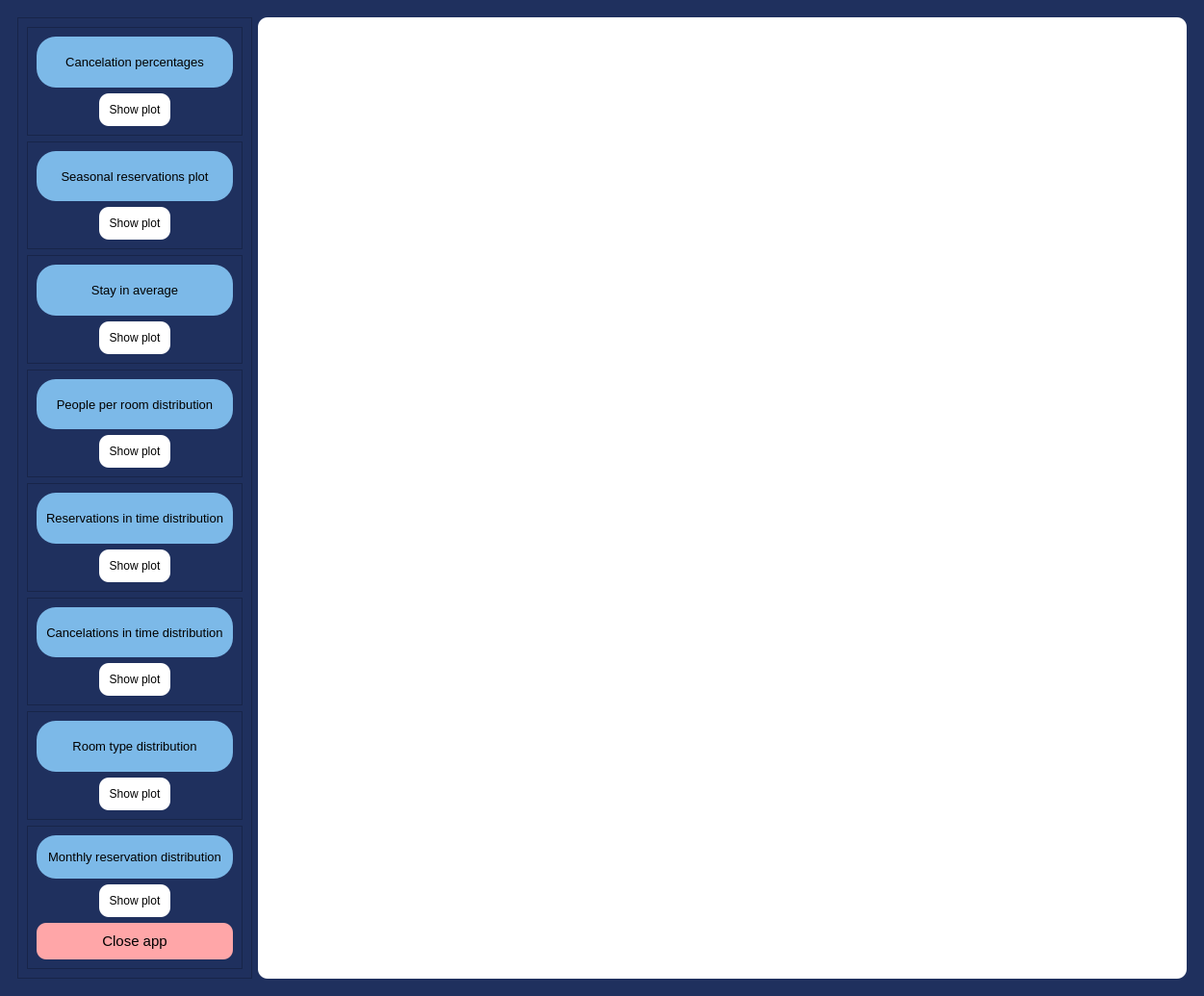
<?xml version="1.0" encoding="UTF-8"?>
<ui version="4.0">
 <class>MainWindow</class>
 <widget class="QMainWindow" name="MainWindow">
  <property name="geometry">
   <rect>
    <x>0</x>
    <y>0</y>
    <width>1251</width>
    <height>1035</height>
   </rect>
  </property>
  <property name="windowTitle">
   <string>MainWindow</string>
  </property>
  <property name="styleSheet">
   <string notr="true">background-color: #1F305E;</string>
  </property>
  <widget class="QWidget" name="centralwidget">
   <layout class="QVBoxLayout" name="verticalLayout_3">
    <item>
     <widget class="QStackedWidget" name="stackedWidget">
      <property name="currentIndex">
       <number>1</number>
      </property>
      <widget class="QWidget" name="pg_1">
       <layout class="QVBoxLayout" name="verticalLayout">
        <item>
         <widget class="QFrame" name="frame">
          <property name="styleSheet">
           <string notr="true">#frame{
	background-color: rgb(0, 0, 0);
}

#continue_btn{
	background-color:rgb(39, 104, 245);
	padding: 10px 20px;
	border-radius: 15px;
	font: 75 16pt &quot;Arial Narrow&quot;;
	font-size: 15px;
	
}

#continue_btn:hover{
	background-color: rgb(125, 133, 204);
	
}
#label{
	
	font: 87 12pt &quot;Arial Black&quot;;
	font-size: 35px;
	color: &quot;white&quot;
}</string>
          </property>
          <property name="frameShape">
           <enum>QFrame::StyledPanel</enum>
          </property>
          <property name="frameShadow">
           <enum>QFrame::Raised</enum>
          </property>
          <layout class="QVBoxLayout" name="verticalLayout_2">
           <item>
            <widget class="QLabel" name="into_label">
             <property name="sizePolicy">
              <sizepolicy hsizetype="Expanding" vsizetype="Expanding">
               <horstretch>0</horstretch>
               <verstretch>0</verstretch>
              </sizepolicy>
             </property>
             <property name="text">
              <string/>
             </property>
             <property name="pixmap">
              <pixmap>../ProjectArxes2023/istockphoto-1407983911-612x612.jpg</pixmap>
             </property>
             <property name="scaledContents">
              <bool>true</bool>
             </property>
            </widget>
           </item>
           <item>
            <widget class="QLabel" name="label">
             <property name="styleSheet">
              <string notr="true">color: rgb(255, 255, 255);
background-color: rgb(0, 0, 0);</string>
             </property>
             <property name="text">
              <string>Welcome to my app.</string>
             </property>
             <property name="alignment">
              <set>Qt::AlignCenter</set>
             </property>
            </widget>
           </item>
           <item>
            <layout class="QHBoxLayout" name="horizontalLayout">
             <property name="sizeConstraint">
              <enum>QLayout::SetMinimumSize</enum>
             </property>
             <item>
              <spacer name="horizontalSpacer">
               <property name="orientation">
                <enum>Qt::Horizontal</enum>
               </property>
               <property name="sizeHint" stdset="0">
                <size>
                 <width>40</width>
                 <height>20</height>
                </size>
               </property>
              </spacer>
             </item>
             <item>
              <widget class="QPushButton" name="continue_btn">
               <property name="text">
                <string>Press to continue.</string>
               </property>
              </widget>
             </item>
             <item>
              <spacer name="horizontalSpacer_2">
               <property name="orientation">
                <enum>Qt::Horizontal</enum>
               </property>
               <property name="sizeHint" stdset="0">
                <size>
                 <width>40</width>
                 <height>20</height>
                </size>
               </property>
              </spacer>
             </item>
            </layout>
           </item>
          </layout>
         </widget>
        </item>
       </layout>
      </widget>
      <widget class="QWidget" name="pg_2">
       <layout class="QHBoxLayout" name="horizontalLayout_9">
        <item>
         <widget class="QFrame" name="side_bar_menu">
          <property name="sizePolicy">
           <sizepolicy hsizetype="Preferred" vsizetype="Preferred">
            <horstretch>0</horstretch>
            <verstretch>0</verstretch>
           </sizepolicy>
          </property>
          <property name="minimumSize">
           <size>
            <width>150</width>
            <height>800</height>
           </size>
          </property>
          <property name="styleSheet">
           <string notr="true">QLabel{
	background-color: #7CB9E8;
	border-radius: 20px;
	padding: 15px 10px;
	font-size: 13px;
	
}

QPushButton{
	background-color: rgb(255, 255, 255);
	padding: 10px 10px;
	border-radius: 10px;
}

QPushButton:hover{
	background-color: #F0E68C;
}</string>
          </property>
          <property name="frameShape">
           <enum>QFrame::StyledPanel</enum>
          </property>
          <property name="frameShadow">
           <enum>QFrame::Raised</enum>
          </property>
          <layout class="QVBoxLayout" name="verticalLayout_25">
           <item>
            <widget class="QFrame" name="frame_7">
             <property name="frameShape">
              <enum>QFrame::StyledPanel</enum>
             </property>
             <property name="frameShadow">
              <enum>QFrame::Raised</enum>
             </property>
             <layout class="QVBoxLayout" name="verticalLayout_13">
              <item>
               <layout class="QVBoxLayout" name="verticalLayout_14">
                <item>
                 <widget class="QLabel" name="canc_label">
                  <property name="sizePolicy">
                   <sizepolicy hsizetype="Preferred" vsizetype="Preferred">
                    <horstretch>0</horstretch>
                    <verstretch>0</verstretch>
                   </sizepolicy>
                  </property>
                  <property name="text">
                   <string>Cancelation percentages</string>
                  </property>
                  <property name="alignment">
                   <set>Qt::AlignCenter</set>
                  </property>
                 </widget>
                </item>
                <item>
                 <layout class="QHBoxLayout" name="horizontalLayout_7">
                  <item>
                   <spacer name="horizontalSpacer_13">
                    <property name="orientation">
                     <enum>Qt::Horizontal</enum>
                    </property>
                    <property name="sizeHint" stdset="0">
                     <size>
                      <width>40</width>
                      <height>20</height>
                     </size>
                    </property>
                   </spacer>
                  </item>
                  <item>
                   <widget class="QPushButton" name="canc_btn">
                    <property name="text">
                     <string>Show plot</string>
                    </property>
                   </widget>
                  </item>
                  <item>
                   <spacer name="horizontalSpacer_14">
                    <property name="orientation">
                     <enum>Qt::Horizontal</enum>
                    </property>
                    <property name="sizeHint" stdset="0">
                     <size>
                      <width>40</width>
                      <height>20</height>
                     </size>
                    </property>
                   </spacer>
                  </item>
                 </layout>
                </item>
               </layout>
              </item>
             </layout>
            </widget>
           </item>
           <item>
            <widget class="QFrame" name="frame_6">
             <property name="frameShape">
              <enum>QFrame::StyledPanel</enum>
             </property>
             <property name="frameShadow">
              <enum>QFrame::Raised</enum>
             </property>
             <layout class="QVBoxLayout" name="verticalLayout_11">
              <item>
               <layout class="QVBoxLayout" name="verticalLayout_12">
                <item>
                 <widget class="QLabel" name="seasonal_label">
                  <property name="sizePolicy">
                   <sizepolicy hsizetype="Preferred" vsizetype="Preferred">
                    <horstretch>0</horstretch>
                    <verstretch>0</verstretch>
                   </sizepolicy>
                  </property>
                  <property name="text">
                   <string>Seasonal reservations plot</string>
                  </property>
                  <property name="alignment">
                   <set>Qt::AlignCenter</set>
                  </property>
                 </widget>
                </item>
                <item>
                 <layout class="QHBoxLayout" name="horizontalLayout_6">
                  <item>
                   <spacer name="horizontalSpacer_11">
                    <property name="orientation">
                     <enum>Qt::Horizontal</enum>
                    </property>
                    <property name="sizeHint" stdset="0">
                     <size>
                      <width>40</width>
                      <height>20</height>
                     </size>
                    </property>
                   </spacer>
                  </item>
                  <item>
                   <widget class="QPushButton" name="seasonal_btn">
                    <property name="text">
                     <string>Show plot</string>
                    </property>
                   </widget>
                  </item>
                  <item>
                   <spacer name="horizontalSpacer_12">
                    <property name="orientation">
                     <enum>Qt::Horizontal</enum>
                    </property>
                    <property name="sizeHint" stdset="0">
                     <size>
                      <width>40</width>
                      <height>20</height>
                     </size>
                    </property>
                   </spacer>
                  </item>
                 </layout>
                </item>
               </layout>
              </item>
             </layout>
            </widget>
           </item>
           <item>
            <widget class="QFrame" name="frame_2">
             <property name="frameShape">
              <enum>QFrame::StyledPanel</enum>
             </property>
             <property name="frameShadow">
              <enum>QFrame::Raised</enum>
             </property>
             <layout class="QVBoxLayout" name="verticalLayout_4">
              <item>
               <layout class="QVBoxLayout" name="verticalLayout_5">
                <item>
                 <widget class="QLabel" name="stayin_label">
                  <property name="sizePolicy">
                   <sizepolicy hsizetype="Preferred" vsizetype="Preferred">
                    <horstretch>0</horstretch>
                    <verstretch>0</verstretch>
                   </sizepolicy>
                  </property>
                  <property name="text">
                   <string>Stay in average</string>
                  </property>
                  <property name="alignment">
                   <set>Qt::AlignCenter</set>
                  </property>
                 </widget>
                </item>
                <item>
                 <layout class="QHBoxLayout" name="horizontalLayout_2">
                  <item>
                   <spacer name="horizontalSpacer_3">
                    <property name="orientation">
                     <enum>Qt::Horizontal</enum>
                    </property>
                    <property name="sizeHint" stdset="0">
                     <size>
                      <width>40</width>
                      <height>20</height>
                     </size>
                    </property>
                   </spacer>
                  </item>
                  <item>
                   <widget class="QPushButton" name="stayin_btn">
                    <property name="text">
                     <string>Show plot</string>
                    </property>
                   </widget>
                  </item>
                  <item>
                   <spacer name="horizontalSpacer_4">
                    <property name="orientation">
                     <enum>Qt::Horizontal</enum>
                    </property>
                    <property name="sizeHint" stdset="0">
                     <size>
                      <width>40</width>
                      <height>20</height>
                     </size>
                    </property>
                   </spacer>
                  </item>
                 </layout>
                </item>
               </layout>
              </item>
             </layout>
            </widget>
           </item>
           <item>
            <widget class="QFrame" name="frame_3">
             <property name="frameShape">
              <enum>QFrame::StyledPanel</enum>
             </property>
             <property name="frameShadow">
              <enum>QFrame::Raised</enum>
             </property>
             <layout class="QVBoxLayout" name="verticalLayout_6">
              <item>
               <layout class="QVBoxLayout" name="verticalLayout_7">
                <item>
                 <widget class="QLabel" name="people_distribution_label">
                  <property name="text">
                   <string>People per room distribution</string>
                  </property>
                  <property name="alignment">
                   <set>Qt::AlignCenter</set>
                  </property>
                 </widget>
                </item>
                <item>
                 <layout class="QHBoxLayout" name="horizontalLayout_3">
                  <item>
                   <spacer name="horizontalSpacer_5">
                    <property name="orientation">
                     <enum>Qt::Horizontal</enum>
                    </property>
                    <property name="sizeHint" stdset="0">
                     <size>
                      <width>40</width>
                      <height>20</height>
                     </size>
                    </property>
                   </spacer>
                  </item>
                  <item>
                   <widget class="QPushButton" name="people_distribution_btn">
                    <property name="text">
                     <string>Show plot</string>
                    </property>
                   </widget>
                  </item>
                  <item>
                   <spacer name="horizontalSpacer_6">
                    <property name="orientation">
                     <enum>Qt::Horizontal</enum>
                    </property>
                    <property name="sizeHint" stdset="0">
                     <size>
                      <width>40</width>
                      <height>20</height>
                     </size>
                    </property>
                   </spacer>
                  </item>
                 </layout>
                </item>
               </layout>
              </item>
             </layout>
            </widget>
           </item>
           <item>
            <widget class="QFrame" name="frame_4">
             <property name="frameShape">
              <enum>QFrame::StyledPanel</enum>
             </property>
             <property name="frameShadow">
              <enum>QFrame::Raised</enum>
             </property>
             <layout class="QVBoxLayout" name="verticalLayout_8">
              <item>
               <layout class="QVBoxLayout" name="verticalLayout_9">
                <item>
                 <widget class="QLabel" name="reservations_in_time_label">
                  <property name="text">
                   <string>Reservations in time distribution</string>
                  </property>
                  <property name="alignment">
                   <set>Qt::AlignCenter</set>
                  </property>
                 </widget>
                </item>
                <item>
                 <layout class="QHBoxLayout" name="horizontalLayout_4">
                  <item>
                   <spacer name="horizontalSpacer_7">
                    <property name="orientation">
                     <enum>Qt::Horizontal</enum>
                    </property>
                    <property name="sizeHint" stdset="0">
                     <size>
                      <width>40</width>
                      <height>20</height>
                     </size>
                    </property>
                   </spacer>
                  </item>
                  <item>
                   <widget class="QPushButton" name="reservations_in_time_btn">
                    <property name="text">
                     <string>Show plot</string>
                    </property>
                   </widget>
                  </item>
                  <item>
                   <spacer name="horizontalSpacer_8">
                    <property name="orientation">
                     <enum>Qt::Horizontal</enum>
                    </property>
                    <property name="sizeHint" stdset="0">
                     <size>
                      <width>40</width>
                      <height>20</height>
                     </size>
                    </property>
                   </spacer>
                  </item>
                 </layout>
                </item>
               </layout>
              </item>
             </layout>
            </widget>
           </item>
           <item>
            <widget class="QFrame" name="frame_16">
             <property name="frameShape">
              <enum>QFrame::StyledPanel</enum>
             </property>
             <property name="frameShadow">
              <enum>QFrame::Raised</enum>
             </property>
             <layout class="QVBoxLayout" name="verticalLayout_37">
              <item>
               <layout class="QVBoxLayout" name="verticalLayout_38">
                <item>
                 <widget class="QLabel" name="cancelations_in_time_label">
                  <property name="text">
                   <string>Cancelations in time distribution</string>
                  </property>
                  <property name="alignment">
                   <set>Qt::AlignCenter</set>
                  </property>
                 </widget>
                </item>
                <item>
                 <layout class="QHBoxLayout" name="horizontalLayout_19">
                  <item>
                   <spacer name="horizontalSpacer_35">
                    <property name="orientation">
                     <enum>Qt::Horizontal</enum>
                    </property>
                    <property name="sizeHint" stdset="0">
                     <size>
                      <width>40</width>
                      <height>20</height>
                     </size>
                    </property>
                   </spacer>
                  </item>
                  <item>
                   <widget class="QPushButton" name="cancelations_in_time_btn">
                    <property name="text">
                     <string>Show plot</string>
                    </property>
                   </widget>
                  </item>
                  <item>
                   <spacer name="horizontalSpacer_36">
                    <property name="orientation">
                     <enum>Qt::Horizontal</enum>
                    </property>
                    <property name="sizeHint" stdset="0">
                     <size>
                      <width>40</width>
                      <height>20</height>
                     </size>
                    </property>
                   </spacer>
                  </item>
                 </layout>
                </item>
               </layout>
              </item>
             </layout>
            </widget>
           </item>
           <item>
            <widget class="QFrame" name="frame_5">
             <property name="frameShape">
              <enum>QFrame::StyledPanel</enum>
             </property>
             <property name="frameShadow">
              <enum>QFrame::Raised</enum>
             </property>
             <layout class="QVBoxLayout" name="verticalLayout_10">
              <item>
               <layout class="QVBoxLayout" name="verticalLayout_15">
                <item>
                 <widget class="QLabel" name="room_type_distribution_label">
                  <property name="text">
                   <string>Room type distribution</string>
                  </property>
                  <property name="alignment">
                   <set>Qt::AlignCenter</set>
                  </property>
                 </widget>
                </item>
                <item>
                 <layout class="QHBoxLayout" name="horizontalLayout_5">
                  <item>
                   <spacer name="horizontalSpacer_9">
                    <property name="orientation">
                     <enum>Qt::Horizontal</enum>
                    </property>
                    <property name="sizeHint" stdset="0">
                     <size>
                      <width>40</width>
                      <height>20</height>
                     </size>
                    </property>
                   </spacer>
                  </item>
                  <item>
                   <widget class="QPushButton" name="room_type_distribution_btn">
                    <property name="text">
                     <string>Show plot</string>
                    </property>
                   </widget>
                  </item>
                  <item>
                   <spacer name="horizontalSpacer_10">
                    <property name="orientation">
                     <enum>Qt::Horizontal</enum>
                    </property>
                    <property name="sizeHint" stdset="0">
                     <size>
                      <width>40</width>
                      <height>20</height>
                     </size>
                    </property>
                   </spacer>
                  </item>
                 </layout>
                </item>
               </layout>
              </item>
             </layout>
            </widget>
           </item>
           <item>
            <widget class="QFrame" name="frame_8">
             <property name="frameShape">
              <enum>QFrame::StyledPanel</enum>
             </property>
             <property name="frameShadow">
              <enum>QFrame::Raised</enum>
             </property>
             <layout class="QVBoxLayout" name="verticalLayout_16">
              <item>
               <layout class="QVBoxLayout" name="verticalLayout_17">
                <item>
                 <widget class="QLabel" name="monthly_reservation_distribution_label">
                  <property name="text">
                   <string>Monthly reservation distribution</string>
                  </property>
                  <property name="alignment">
                   <set>Qt::AlignCenter</set>
                  </property>
                 </widget>
                </item>
                <item>
                 <layout class="QHBoxLayout" name="horizontalLayout_8">
                  <item>
                   <spacer name="horizontalSpacer_15">
                    <property name="orientation">
                     <enum>Qt::Horizontal</enum>
                    </property>
                    <property name="sizeHint" stdset="0">
                     <size>
                      <width>40</width>
                      <height>20</height>
                     </size>
                    </property>
                   </spacer>
                  </item>
                  <item>
                   <widget class="QPushButton" name="monthly_reservation_distribution_btn">
                    <property name="text">
                     <string>Show plot</string>
                    </property>
                   </widget>
                  </item>
                  <item>
                   <spacer name="horizontalSpacer_16">
                    <property name="orientation">
                     <enum>Qt::Horizontal</enum>
                    </property>
                    <property name="sizeHint" stdset="0">
                     <size>
                      <width>40</width>
                      <height>20</height>
                     </size>
                    </property>
                   </spacer>
                  </item>
                 </layout>
                </item>
               </layout>
              </item>
              <item>
               <widget class="QPushButton" name="close_app_btn">
                <property name="styleSheet">
                 <string notr="true">#close_app_btn{
	background-color: rgb(255, 166, 168);
	font-size: 15px;
}

#close_app_btn:hover{
	background-color: rgb(170, 0, 0);
	font-weight: bold;
}</string>
                </property>
                <property name="text">
                 <string>Close app</string>
                </property>
               </widget>
              </item>
             </layout>
            </widget>
           </item>
          </layout>
         </widget>
        </item>
        <item>
         <widget class="QFrame" name="plot_frame">
          <property name="sizePolicy">
           <sizepolicy hsizetype="Expanding" vsizetype="Expanding">
            <horstretch>1</horstretch>
            <verstretch>1</verstretch>
           </sizepolicy>
          </property>
          <property name="styleSheet">
           <string notr="true">background-color: rgb(255, 255, 255);
border-radius: 10px;</string>
          </property>
          <property name="frameShape">
           <enum>QFrame::StyledPanel</enum>
          </property>
          <property name="frameShadow">
           <enum>QFrame::Raised</enum>
          </property>
         </widget>
        </item>
       </layout>
      </widget>
     </widget>
    </item>
   </layout>
  </widget>
 </widget>
 <resources/>
 <connections/>
</ui>
